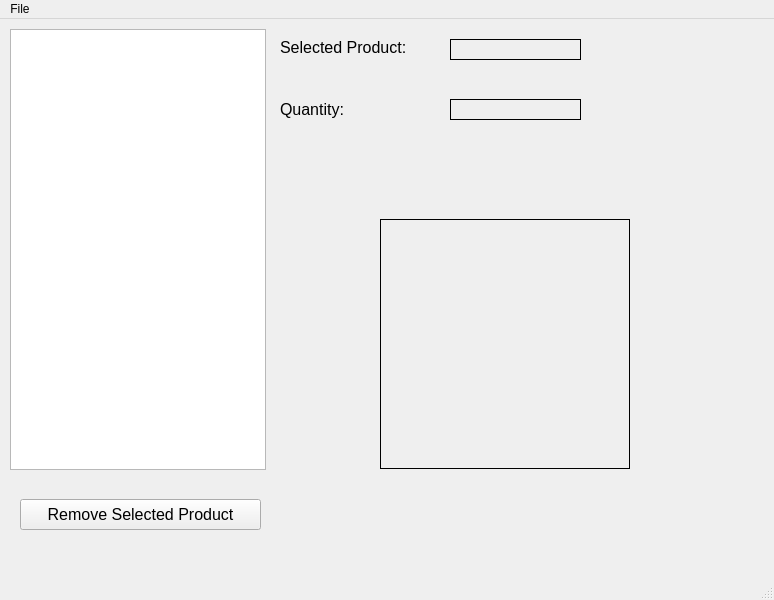
<?xml version="1.0" encoding="UTF-8"?>
<ui version="4.0">
 <class>MainWindow</class>
 <widget class="QMainWindow" name="MainWindow">
  <property name="geometry">
   <rect>
    <x>0</x>
    <y>0</y>
    <width>774</width>
    <height>600</height>
   </rect>
  </property>
  <property name="windowTitle">
   <string>Store Inventory Application</string>
  </property>
  <widget class="QWidget" name="centralwidget">
   <widget class="QListWidget" name="lstProducts">
    <property name="geometry">
     <rect>
      <x>10</x>
      <y>10</y>
      <width>256</width>
      <height>441</height>
     </rect>
    </property>
   </widget>
   <widget class="QLabel" name="label">
    <property name="geometry">
     <rect>
      <x>280</x>
      <y>20</y>
      <width>131</width>
      <height>16</height>
     </rect>
    </property>
    <property name="font">
     <font>
      <pointsize>12</pointsize>
     </font>
    </property>
    <property name="text">
     <string>Selected Product:</string>
    </property>
   </widget>
   <widget class="QLabel" name="label_2">
    <property name="geometry">
     <rect>
      <x>280</x>
      <y>80</y>
      <width>71</width>
      <height>21</height>
     </rect>
    </property>
    <property name="font">
     <font>
      <pointsize>12</pointsize>
     </font>
    </property>
    <property name="text">
     <string>Quantity:</string>
    </property>
   </widget>
   <widget class="QLabel" name="lblProductName">
    <property name="geometry">
     <rect>
      <x>450</x>
      <y>20</y>
      <width>131</width>
      <height>21</height>
     </rect>
    </property>
    <property name="font">
     <font>
      <pointsize>12</pointsize>
     </font>
    </property>
    <property name="frameShape">
     <enum>QFrame::Panel</enum>
    </property>
    <property name="text">
     <string/>
    </property>
   </widget>
   <widget class="QLabel" name="lblQuantity">
    <property name="geometry">
     <rect>
      <x>450</x>
      <y>80</y>
      <width>131</width>
      <height>21</height>
     </rect>
    </property>
    <property name="font">
     <font>
      <pointsize>12</pointsize>
     </font>
    </property>
    <property name="frameShape">
     <enum>QFrame::Panel</enum>
    </property>
    <property name="text">
     <string/>
    </property>
   </widget>
   <widget class="QLabel" name="lblImage">
    <property name="geometry">
     <rect>
      <x>380</x>
      <y>200</y>
      <width>250</width>
      <height>250</height>
     </rect>
    </property>
    <property name="font">
     <font>
      <pointsize>12</pointsize>
     </font>
    </property>
    <property name="frameShape">
     <enum>QFrame::Panel</enum>
    </property>
    <property name="text">
     <string/>
    </property>
   </widget>
   <widget class="QPushButton" name="btnRemove">
    <property name="geometry">
     <rect>
      <x>20</x>
      <y>480</y>
      <width>241</width>
      <height>31</height>
     </rect>
    </property>
    <property name="font">
     <font>
      <pointsize>12</pointsize>
     </font>
    </property>
    <property name="text">
     <string>Remove Selected Product</string>
    </property>
   </widget>
  </widget>
  <widget class="QMenuBar" name="menubar">
   <property name="geometry">
    <rect>
     <x>0</x>
     <y>0</y>
     <width>774</width>
     <height>21</height>
    </rect>
   </property>
   <widget class="QMenu" name="menuFile">
    <property name="title">
     <string>File</string>
    </property>
    <addaction name="menuNewProduct"/>
    <addaction name="menuEditSelectedProduct"/>
    <addaction name="separator"/>
    <addaction name="menuSaveProducts"/>
    <addaction name="menuLoadProducts"/>
    <addaction name="separator"/>
    <addaction name="menuExit"/>
   </widget>
   <addaction name="menuFile"/>
  </widget>
  <widget class="QStatusBar" name="statusbar"/>
  <action name="menuNewProduct">
   <property name="text">
    <string>New Product</string>
   </property>
  </action>
  <action name="menuEditSelectedProduct">
   <property name="text">
    <string>Edit Selected Product</string>
   </property>
  </action>
  <action name="actionSave_Products">
   <property name="text">
    <string>Save Products</string>
   </property>
  </action>
  <action name="actionLoad_Products">
   <property name="text">
    <string>Load Products</string>
   </property>
  </action>
  <action name="actionExit">
   <property name="text">
    <string>Exit</string>
   </property>
  </action>
  <action name="menuSaveProducts">
   <property name="text">
    <string>Save Products</string>
   </property>
  </action>
  <action name="menuLoadProducts">
   <property name="text">
    <string>Load Products</string>
   </property>
  </action>
  <action name="menuExit">
   <property name="text">
    <string>Exit</string>
   </property>
  </action>
 </widget>
 <resources/>
 <connections/>
</ui>
